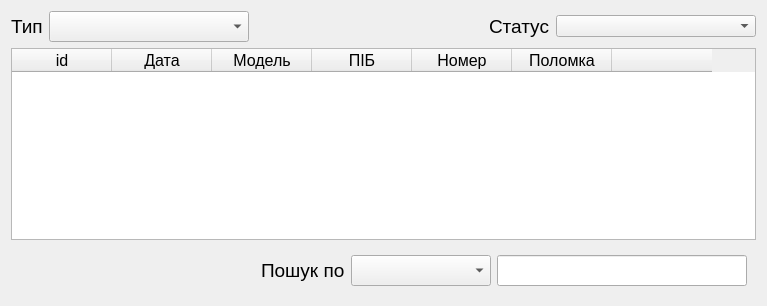
        <widget class="QWidget" name="tabClientTable">
         <attribute name="title">
          <string>Прийомка</string>
         </attribute>
         <layout class="QGridLayout" name="gridLayout_5">
          <item row="0" column="0" colspan="2">
           <layout class="QGridLayout" name="gridLayout_4">
            <item row="1" column="2">
             <spacer name="horizontalSpacer">
              <property name="orientation">
               <enum>Qt::Horizontal</enum>
              </property>
              <property name="sizeHint" stdset="0">
               <size>
                <width>40</width>
                <height>20</height>
               </size>
              </property>
             </spacer>
            </item>
            <item row="1" column="3">
             <widget class="QLabel" name="label_2">
              <property name="font">
               <font>
                <pointsize>14</pointsize>
               </font>
              </property>
              <property name="text">
               <string>Статус</string>
              </property>
             </widget>
            </item>
            <item row="1" column="1">
             <widget class="QComboBox" name="comboBoxGadgetType">
              <property name="minimumSize">
               <size>
                <width>200</width>
                <height>0</height>
               </size>
              </property>
              <property name="font">
               <font>
                <pointsize>14</pointsize>
               </font>
              </property>
              <property name="styleSheet">
               <string notr="true"/>
              </property>
             </widget>
            </item>
            <item row="1" column="5">
             <widget class="QComboBox" name="comboBoxIsFixed">
              <property name="minimumSize">
               <size>
                <width>200</width>
                <height>0</height>
               </size>
              </property>
             </widget>
            </item>
            <item row="1" column="0">
             <widget class="QLabel" name="label_31">
              <property name="font">
               <font>
                <pointsize>14</pointsize>
               </font>
              </property>
              <property name="text">
               <string>Тип</string>
              </property>
             </widget>
            </item>
           </layout>
          </item>
          <item row="1" column="0" colspan="2">
           <layout class="QVBoxLayout" name="verticalLayout">
            <item>
             <widget class="QTableWidget" name="tableWidgetClients">
              <property name="sizePolicy">
               <sizepolicy hsizetype="Expanding" vsizetype="Expanding">
                <horstretch>0</horstretch>
                <verstretch>0</verstretch>
               </sizepolicy>
              </property>
              <property name="maximumSize">
               <size>
                <width>16000</width>
                <height>16000</height>
               </size>
              </property>
              <property name="font">
               <font>
                <pointsize>12</pointsize>
               </font>
              </property>
              <attribute name="verticalHeaderVisible">
               <bool>false</bool>
              </attribute>
              <column>
               <property name="text">
                <string>id</string>
               </property>
              </column>
              <column>
               <property name="text">
                <string>Дата</string>
               </property>
              </column>
              <column>
               <property name="text">
                <string>Модель</string>
               </property>
              </column>
              <column>
               <property name="text">
                <string>ПІБ</string>
               </property>
              </column>
              <column>
               <property name="text">
                <string>Номер</string>
               </property>
              </column>
              <column>
               <property name="text">
                <string>Поломка</string>
               </property>
              </column>
              <column>
               <property name="text">
                <string/>
               </property>
              </column>
             </widget>
            </item>
           </layout>
          </item>
          <item row="2" column="1">
           <widget class="QWidget" name="widget_18" native="true">
            <property name="styleSheet">
             <string notr="true"/>
            </property>
            <layout class="QHBoxLayout" name="horizontalLayout_7">
             <item>
              <spacer name="horizontalSpacer_22">
               <property name="orientation">
                <enum>Qt::Horizontal</enum>
               </property>
               <property name="sizeHint" stdset="0">
                <size>
                 <width>235</width>
                 <height>20</height>
                </size>
               </property>
              </spacer>
             </item>
             <item>
              <widget class="QLabel" name="label">
               <property name="font">
                <font>
                 <pointsize>14</pointsize>
                </font>
               </property>
               <property name="text">
                <string>Пошук по</string>
               </property>
              </widget>
             </item>
             <item>
              <widget class="QComboBox" name="comboBoxSearchFilter">
               <property name="minimumSize">
                <size>
                 <width>140</width>
                 <height>0</height>
                </size>
               </property>
               <property name="font">
                <font>
                 <pointsize>14</pointsize>
                </font>
               </property>
              </widget>
             </item>
             <item>
              <widget class="QLineEdit" name="lineEditSearch">
               <property name="minimumSize">
                <size>
                 <width>250</width>
                 <height>0</height>
                </size>
               </property>
               <property name="font">
                <font>
                 <pointsize>14</pointsize>
                </font>
               </property>
              </widget>
             </item>
            </layout>
           </widget>
          </item>
         </layout>
        </widget>
